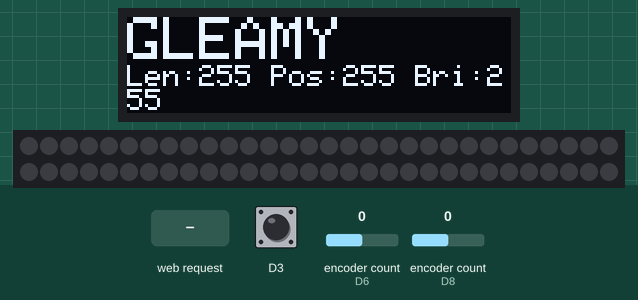
A sketch run on a simulated ESP8266 (NodeMCU). Parts: 128×32 one-colour display, 60 RGB LEDs in strip order, left to right, continuing on the next row. The test bench sets the inputs (shaded band); at power-on: D3 HIGH, encoder count (sensors on D6, D8) 0. WiFi joins after 1.5 s; servers stay silent unless stated; the display library's start-up logo is not drawn; EEPROM starts erased; what the sketch prints to the serial monitor is not drawn.

Above: at 3.7 s.
3.8 s: D3 pulled LOW for 0.15 s
At 5.1 s:
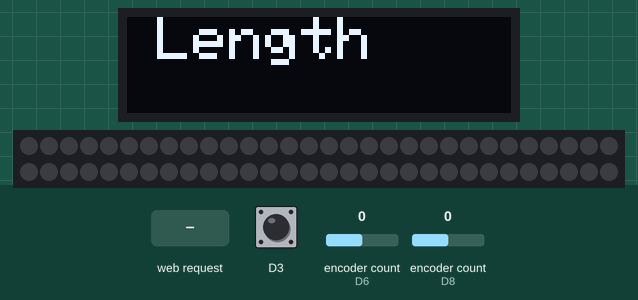
5.4 s: encoder count (sensor on D6) set to 1
At 5.9 s:
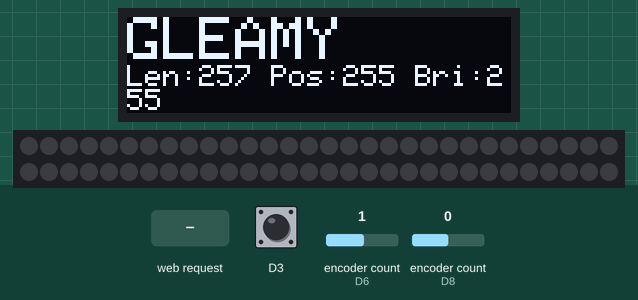
6.9 s: HTTP request GET /?submit=1 received
At 7.2 s:
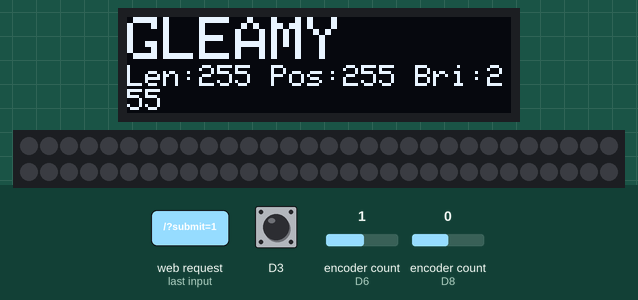
8.4 s: D3 pulled LOW for 1 s
At 10.1 s:
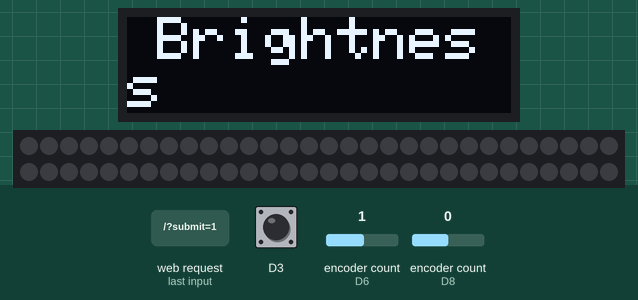
10.9 s: D3 pulled LOW for 0.15 s
At 11.9 s:
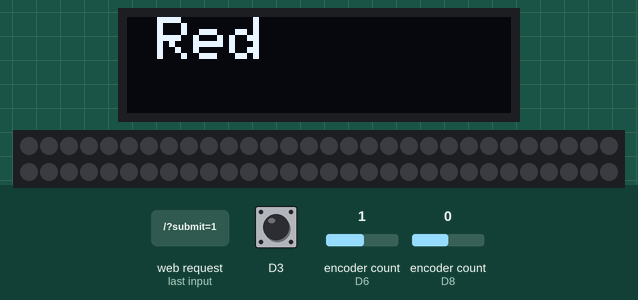
12.5 s: D3 pulled LOW for 3.2 s
At 16.1 s:
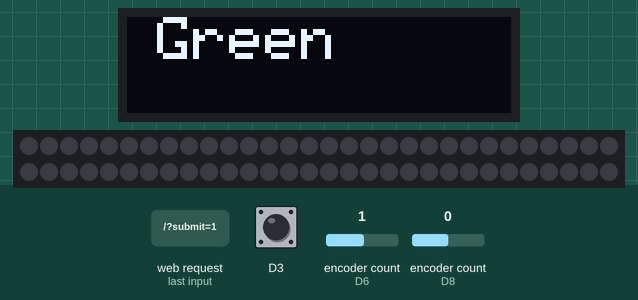
Timing chart, 0 to 17.6 s (numbered marks = the images above; inputs shaded):
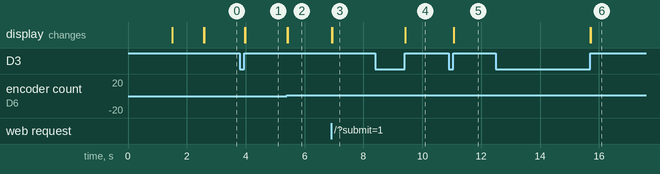

Measured:
- after the input at 3.8 s, the display: first changes after 0.16 s (image 1 shows a later state)
- after the input at 5.4 s, the display: first changes at once (image 2 shows a later state)
- after the input at 6.9 s, the display: first changes at once (image 3 shows a later state)
- after the input at 8.4 s, the display: first changes after 1.0 s (image 4 shows a later state)
- after the input at 10.9 s, the display: first changes after 0.16 s (image 5 shows a later state)
- after the input at 12.5 s, the display: first changes after 3.2 s (image 6 shows a later state)

The sketch:

gleamy.ino
```cpp
#include <Encoder.h>
#include <Adafruit_NeoPixel.h>
#include <EEPROM.h>

#include <SPI.h>
#include <Wire.h>
#include <Adafruit_GFX.h>
#include <Adafruit_SSD1306.h>


#include <ESP8266WebServer.h>
ESP8266WebServer server(80); //creating the server at port 80

Adafruit_SSD1306 display = Adafruit_SSD1306(128, 32, &Wire);

#define PIN D4
#define N_LEDS 60

Adafruit_NeoPixel strip = Adafruit_NeoPixel(N_LEDS, PIN, NEO_GRB + NEO_KHZ800);

Encoder myEnc(D6, D7);
Encoder myColorEnc(D8, D5);

#define DISPLAY_DELAY 200

// Stripe Configuration
long oldPosition  = -999;
long newPosition = -999;
long l = 1;
long len = 4;
long dir = 1;

// Button Configuration
int oldButtonState = 0;
int red = 255;
int green = 0;
int blue = 0;

int addr = 0;

int brightness = 255;


boolean isButtonPressed = false;
long lastUpdateMillis = 0;


int buttonState = 0;


/** WIFI Setup **/

/*Put your SSID & Password*/
const char* ssid = "XXX";    // Enter SSID here
const char* password = "XXX";  // Enter Password here
void wifiSetup() {
  Serial.println("Connecting to ");
  Serial.println(ssid);

  //connect to your local wi-fi network
  WiFi.begin(ssid, password);

  //check wi-fi is connected to wi-fi network
  while (WiFi.status() != WL_CONNECTED) {
    delay(500);
    Serial.print(".");
  }
  Serial.println("");
  Serial.print("Connected to ");
  Serial.println(WiFi.SSID());              // Tell us what network we're connected to
  Serial.print("IP address:\t");
  Serial.println(WiFi.localIP());
}


String sendHTML() {


  String ptr = "";
  ptr +="<!DOCTYPE HTML>";
ptr +="<html>";
ptr +="<head>";
ptr +="  <title>Gleamy</title>";
ptr +="<meta name=\"apple-mobile-web-app-title\" content=\"Gleamy\">";
ptr +="<meta name=\"apple-mobile-web-app-capable\" content=\"yes\">";
ptr +="  <style rel=\"text/stylesheet\" media=\"screen\">";
ptr +="    body{background-color:#000;color:#fff;font-family:Arial;font-size:12px}.container{display:flex;margin:auto;text-alignt:center;flex-wrap:wrap}.slider{width:100%;display:flex;flex-wrap:nowrap;margin:1em}input[type=range]{-webkit-appearance:none!important;width:100%;height:15px;background-color:#a3cd99;border:1px solid #97c68b;border-radius:10px;margin:auto;transition:all .3s ease}input[type=range]:hover{background-color:#b2d5aa}input[type=range]::-webkit-slider-thumb{-webkit-appearance:none!important;width:20px;height:20px;background-color:#579e81;border-radius:30px;box-shadow:0 0 3px #3c6d59;transition:all .5s ease}input[type=range]::-webkit-slider-thumb:hover{background-color:#457d66}input[type=range]::-webkit-slider-thumb:active{box-shadow:0 0 1px #3c6d59}output{text-align:center;font-family:Arial,sans-serif;display:block;margin:auto;width:3em;color:#579e81}label{width:100px;font-size:1em;margin:auto}input{flex-grow:1}h1{width:100%;text-align:center}";
ptr +="    body{margin: 0 1em; min-height: 100%; display: grid; grid-template-rows: 1fr auto;}";
ptr +="footer {grid-row-start: 2;grid-row-end: 3; text-align:center} a{color:white}";
ptr +="  </style>";
ptr +="  <script>";
ptr +="    function updateTextInput(val, field) {";
ptr +="      fetch(`http://";
ptr+=WiFi.localIP().toString();
ptr+="?submit=true&${field}=${val}`).then((response) => {";
ptr +="        return response;";
ptr +="      });";
ptr +="      document.getElementById(field + 'value').value = val;";
ptr +="    }";
ptr +="  </script>";
ptr +="  <meta name=\"viewport\" content=\"width=device-width, initial-scale=1\">";
ptr +="</head>";
ptr +="<body>";
ptr +="  <h1>Gleamy</h1>";
ptr +="  <form action=\"/\" method=\"POST\">";
ptr +="    <div class=\"container\">";
ptr +="      <div class=\"slider\">";
ptr +="        <label for=\"pos\">Position</label>";
ptr +="        <input type=\"range\" id=\"pos\" name=\"pos\" min=\"0\" max=\"64\" onchange=\"updateTextInput(this.value, 'pos');\" value=\"";
ptr +=newPosition;
ptr +="\">";
ptr +="        <output id=\"posvalue\">";
ptr +=newPosition;
ptr +="</output>";
ptr +="      </div>";
ptr +="      <div class=\"slider\">";
ptr +="        <label for=\"len\">Length </label>";
ptr +="        <input type=\"range\" id=\"len\" name=\"len\" min=\"0\" max=\"64\" onchange=\"updateTextInput(this.value, 'len');\" value=\"";
ptr +=len;
ptr +="\">";

ptr +="        <output id=\"lenvalue\">";
ptr +=len;
ptr +="</output>";
ptr +="      </div>";
ptr +="      <div class=\"slider\">";
ptr +="        <label for=\"brightness\">Brightness</label>";
ptr +="        <input type=\"range\" id=\"brightness\" name=\"brightness\" min=\"0\" max=\"255\"onchange=\"updateTextInput(this.value, 'brightness');\" value=\"";
ptr +=brightness;
ptr +="\">";

ptr +="        <output id=\"brightnessvalue\">";
ptr +=brightness;
ptr +="</output>";
ptr +="      </div>";
ptr +="      <div class=\"slider\">";
ptr +="        <label for=\"red\">Red</label>";
ptr +="        <input type=\"range\" id=\"red\" name=\"red\" min=\"0\" max=\"255\" onchange=\"updateTextInput(this.value, 'red');\" value=\"";
ptr +=red;
ptr +="\">";
ptr +="        <output id=\"redvalue\">";
ptr +=red;
ptr +="</output>";
ptr +="      </div>";
ptr +="      <div class=\"slider\">";
ptr +="        <label for=\"green\">Green</label>";
ptr +="        <input type=\"range\" id=\"green\" name=\"green\" min=\"0\" max=\"255\" onchange=\"updateTextInput(this.value, 'green');\" value=\"";
ptr +=green;
ptr +="\">";

ptr +="        <output id=\"greenvalue\">";
ptr +=green;
ptr +="</output>";
ptr +="      </div>";
ptr +="      <div class=\"slider\">";
ptr +="        <label for=\"blue\">Blue</label>";
ptr +="        <input type=\"range\" id=\"blue\" name=\"blue\" min=\"0\" max=\"255\" onchange=\"updateTextInput(this.value, 'blue');\" value=\"";
ptr +=blue;
ptr +="\">";
ptr +="        <output id=\"bluevalue\">";
ptr +=blue;
ptr +="</output>";
ptr +="      </div>";
ptr +="    </div>";
ptr +="  </form>";
ptr +="<footer>made with heart <a href=\"https://janfanslau.com\" target=\"_blank\">@falsanu</a>";
ptr +="</body>";
ptr +="</html>";


  return ptr;
}

void handleRoot() {
  Serial.println("Request arrived");

  for (int i = 0; i < server.args(); i++) {
    Serial.print(String(i) + " ");  //print id
    Serial.print("\"" + String(server.argName(i)) + "\" ");  //print name
    Serial.println("\"" + String(server.arg(i)) + "\"");  //print value
  }

  if (server.hasArg("submit")) {
    if (server.hasArg("red")) {
      red =  server.arg("red").toInt();
    }
    if (server.hasArg("green")) {
      green =  server.arg("green").toInt();
    }
    if (server.hasArg("blue")) {
      blue =  server.arg("blue").toInt();
    }
    if (server.hasArg("len")) {
      len =  server.arg("len").toInt();
    }
    if (server.hasArg("brightness")) {
      brightness = server.arg("brightness").toInt();
    }
    if (server.hasArg("pos")) {
      newPosition =  server.arg("pos").toInt();
    }
    saveState();


  }

  server.send(200, "text/html", sendHTML()); //Send web page

}

void handleNotFound() {
  server.send(404, "text/plain", "404: Not found"); // Send HTTP status 404 (Not Found) when there's no handler for the URI in the request
}

void httpServerSetup() {
  server.on("/", HTTP_GET, handleRoot);              // Call the 'handleRoot' function when a client requests URI "/"
  server.on("/", HTTP_POST, handleRoot);              // Call the 'handleRoot' function when a client requests URI "/"
  server.onNotFound(handleNotFound);
  server.begin();

}


/*
   handleButtonKey Press
   Iterate through differentStates
*/
void handleButtonKey() {
  isButtonPressed = true;
  if (buttonState < 5) {
    buttonState ++;
  } else {
    buttonState = 0;
  }
  displayState();
  saveState();
}


void displayState() {
  String text = "";
  switch (buttonState) {
    case 0: text = "Position"; break;
    case 1: text = "Length"; break;
    case 2: text = "Brightness"; break;
    case 3: text = "Red"; break;
    case 4: text = "Green"; break;
    case 5: text = "Blue"; break;
  }
  display.clearDisplay();
  display.display();

  // text display tests
  display.setTextSize(2);
  display.setTextColor(SSD1306_WHITE);
  display.setCursor(10, 0);
  display.println(text);
  display.display();
  delay(DISPLAY_DELAY);
}

/*
   Save the state within EPROM
   Save the state in Rotary
*/
void saveState() {
  myEnc.write(newPosition);

  // Store Data in EPROM

  EEPROM.write(1, newPosition);
  EEPROM.write(2, len);
  EEPROM.write(3, brightness);
  EEPROM.write(4, red);
  EEPROM.write(5, green);
  EEPROM.write(6, blue);

  EEPROM.commit();

  Serial.println("WRITE:");
  Serial.print("pos: ");
  Serial.print(newPosition);
  Serial.print("len: ");
  Serial.print(len);
  Serial.print("bri: ");
  Serial.print(brightness);
  Serial.print("r: ");
  Serial.print(red);
  Serial.print("g: ");
  Serial.print(green);
  Serial.print("b: ");
  Serial.println(blue);
}


void writeLightStripe() {
  strip.clear();

  for (int i = newPosition; i >= newPosition - (int)(len / 2); i--) {
    strip.setPixelColor(i, strip.Color(red, green, blue));
  }
  for (int i = newPosition; i < newPosition + (int)(len / 2); i++) {
    strip.setPixelColor(i, strip.Color(red, green, blue));
  }
  strip.setBrightness(brightness);
  strip.show();
}
//bool written = false;
void readEncoder() {

  long pos = myEnc.read();
  long dir = 0;
  long valueToChange = 0;

  if (pos != oldPosition) {
    dir = pos - oldPosition;
    switch (buttonState) {
      case 0: //pos
        newPosition = pos;
        break;
      case 1: //len
        if (dir > 0) {
          len = len + 2;
        } else {
          if (len > 4) {
            len = len - 2;
          }
        }
        oldPosition = pos;
        break;
      case 2:  //bright

        if (dir < 0) {
          if (brightness <= 255) {
            brightness = brightness + 5;
          }
        } else {
          if (brightness >= 0) {
            brightness = brightness - 5;
          }
        }
        if (brightness > 255) {
          brightness = 255;
        }
        if (brightness < 0) {
          brightness = 0;
        }

        break;
      default:
        // read Value to Change
        switch (buttonState) {
          case 3: // red
            valueToChange = red;
            break;
          case 4: //green
            valueToChange = green;
            break;
          case 5: //blue
            valueToChange = blue;
            break;
        }
        // set Value to Change
        if (dir > 0) {
          if (valueToChange <= 255) {
            valueToChange = valueToChange - 10;
          }
        } else {
          if (valueToChange >= 0) {
            valueToChange = valueToChange + 10;
          }
        }
        if (valueToChange < 0 ) {
          valueToChange = 0;
        }
        if (valueToChange > 255) {
          valueToChange = 255;
        }
        // write Value to Change
        switch (buttonState) {
          case 3: // red
            red = valueToChange;
            break;
          case 4: //green
            green = valueToChange;
            break;
          case 5: //blue
            blue = valueToChange;
            break;
        }

        break;

    }
    oldPosition = pos;
    writeDisplay();
  }
}


void writeDisplay() {
  // Clear the buffer.
  display.clearDisplay();
  display.display();

  // text display tests
  display.setTextSize(2);
  display.setTextColor(SSD1306_WHITE);
  display.setCursor(0, 0);
  display.println("GLEAMY");
  display.setTextSize(1);
  display.print("Len:");
  display.print(len);

  display.print(" Pos:");
  display.print(newPosition);

  display.print(" Bri:");
  display.println(brightness);


  display.print("R: ");
  display.print(red);
  display.print(" G: ");
  display.print(green);
  display.print(" B: ");
  display.print(blue);
  display.setCursor(0, 0);
  display.display(); // actually display all of the above
}

void restoreDataFromEprom() {
  Serial.println("READ:");
  // Read data from EEPROM
  newPosition = EEPROM.read(1);
  len = EEPROM.read(2);
  brightness = EEPROM.read(3);
  red = EEPROM.read(4);
  green = EEPROM.read(5);
  blue = EEPROM.read(6);
  Serial.print("pos: ");
  Serial.print(newPosition);
  Serial.print("len: ");
  Serial.print(len);
  Serial.print("bri: ");
  Serial.print(brightness);
  Serial.print("r: ");
  Serial.print(red);
  Serial.print("g: ");
  Serial.print(green);
  Serial.print("b: ");
  Serial.println(blue);
  myEnc.write(newPosition);
}

void setup() {

  Serial.begin(115200);
  EEPROM.begin(512);

  wifiSetup();
  httpServerSetup();
  /*DISPLAY */
  display.begin(SSD1306_SWITCHCAPVCC, 0x3C); // Address 0x3C for 128x32
  // Show image buffer on the display hardware.
  // Since the buffer is intialized with an Adafruit splashscreen
  // internally, this will display the splashscreen.
  display.display();
  delay(1000);

  // Clear the buffer.
  display.clearDisplay();
  display.display();
  /*DISPLAY END */


  strip.begin();
  Serial.println("Basic Encoder Test:");
  pinMode(D3, INPUT_PULLUP);
  attachInterrupt(D3, handleButtonKey, RISING);
  restoreDataFromEprom();
  writeLightStripe();
}


void loop() {
  readEncoder();
  writeLightStripe();
  if (isButtonPressed && millis() - lastUpdateMillis > 20) {
    isButtonPressed = false;
    lastUpdateMillis = millis();
  }

  server.handleClient();

}
```
